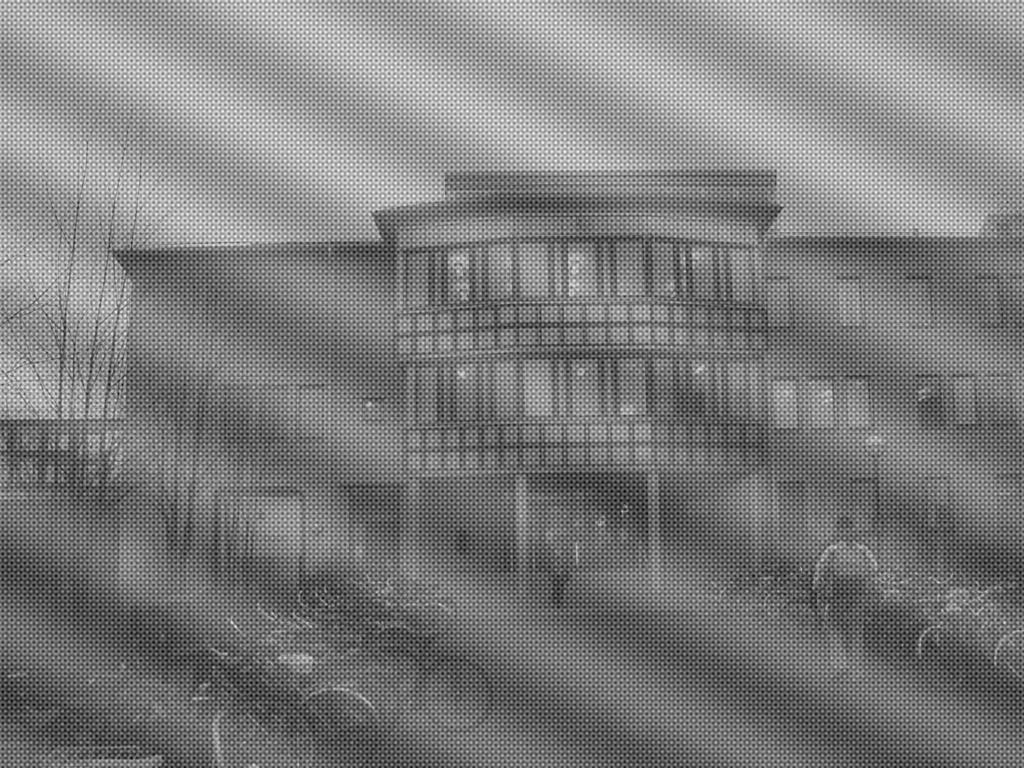
#> input picture Task2 - Image noise remover/mit_noise_periodic.jpg, 1024 x 768 px, found by its file name
$ python main2.py
#> lines starting #> are read from the running program, lines starting #| are printed output that depends on the picture
import numpy as np
import matplotlib.pyplot as plt
from matplotlib.colors import LogNorm
from scipy import fftpack
from skimage import io

im = io.imread('../Dataset/mit_noise_periodic.jpg', as_gray=True)
#> im is the input picture: shape (768, 1024); min 0, max 255, mean 124.5

plt.figure()
plt.imshow(im, plt.cm.gray)
plt.title('Original image')


im_fft = fftpack.fft2(im)
# Show the results
def plot_spectrum(im_fft):
    # A logarithmicim_fft2 colormap
    plt.imshow(np.abs(im_fft), norm=LogNorm(vmin=5))
    plt.colorbar()

plt.figure()
plot_spectrum(im_fft)
plt.title('Fourier transform')

# In the lines following, we'll make a copy of the original spectrum and
# truncate coefficients.
# Define the fraction of coefficients (in each direction) we keep
keep_fraction = 0.1
# Call ff a copy of the original transform. Numpy arrays have a copy
# method for this purpose.
im_fft2 = im_fft.copy()
# Set r and c to be the number of rows and columns of the array.
r, c = im_fft2.shape
#> r = 768; c = 1024
# Set to zero all rows with indices between r*keep_fraction and
# r*(1-keep_fraction):
im_fft2[int(r*keep_fraction):int(r*(1-keep_fraction))] = 0
# Similarly with the columns:
im_fft2[:, int(c*keep_fraction):int(c*(1-keep_fraction))] = 0
plt.figure()
plot_spectrum(im_fft2)
plt.title('Filtered Spectrum')

# Reconstruct the denoised image from the filtered spectrum, keep only the
# real part for display.
im_new = fftpack.ifft2(im_fft2).real
plt.figure()
plt.imshow(im_new, plt.cm.gray)
plt.title('Reconstructed Image')
plt.savefig('mit.jpg')
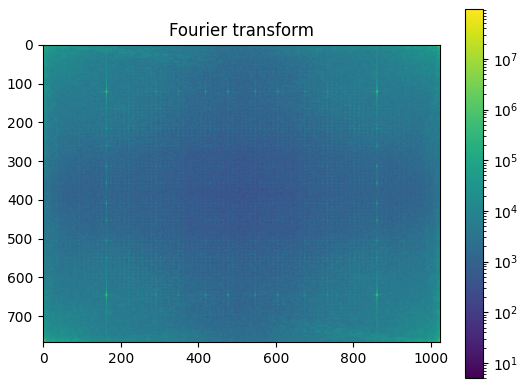
#> figure drawn by matplotlib, 2 panels
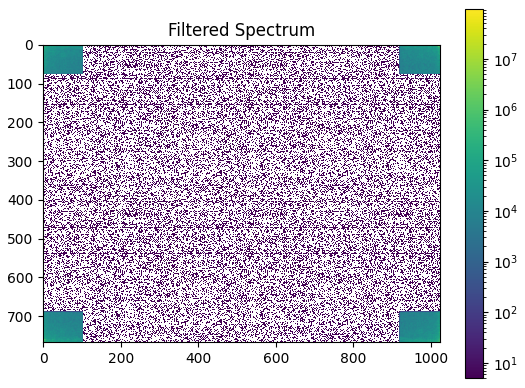
#> figure drawn by matplotlib, 2 panels

$ run again, with Task2 - Image noise remover/NASA_Eugene_A_Cernan_Apollo17_1972_1t.jpg copied over Task2 - Image noise remover/mit_noise_periodic.jpg
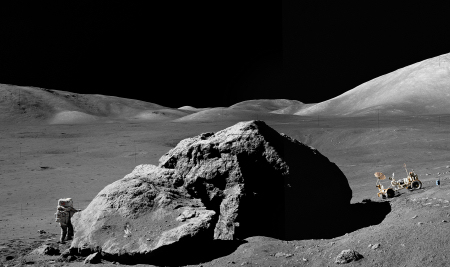
#> input picture Task2 - Image noise remover/NASA_Eugene_A_Cernan_Apollo17_1972_1t.jpg, 450 x 267 px, found by its file name
#> `im_new = fftpack.ifft2(im_fft2).real`:
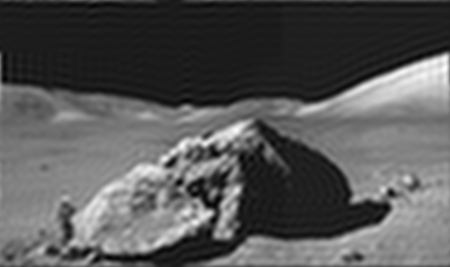
#> im_new: shape (267, 450) float64; min -0.113, max 0.935, mean 0.244; drawn with min black and max white
#> `plt.savefig('mit.jpg')`:
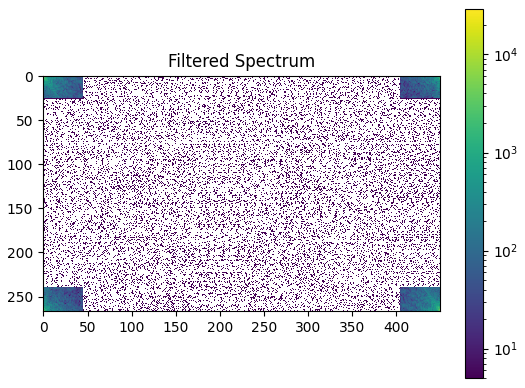
#> figure drawn by matplotlib, 2 panels
